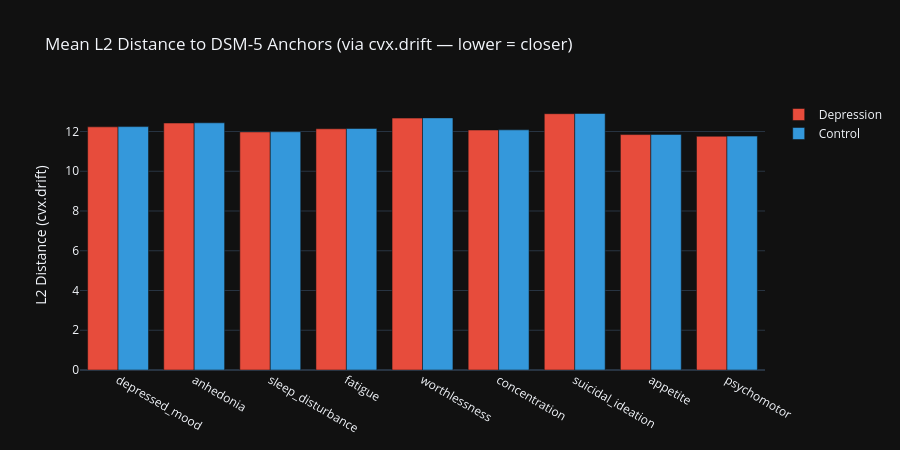

Notebook cell for this chart:
### Code cell
# Visualize: which anchors are closest to depression vs control?
mean_cols = [c for c in df_feats.columns if c.endswith('_l2_mean') and c != 'healthy_l2_mean']
anchor_names = [c.replace('_l2_mean', '') for c in mean_cols]

dep_means = df_feats.loc[y == 1, mean_cols].mean()
ctl_means = df_feats.loc[y == 0, mean_cols].mean()

fig = go.Figure()
fig.add_trace(go.Bar(x=anchor_names, y=dep_means.values, name='Depression', marker_color=C_DEP))
fig.add_trace(go.Bar(x=anchor_names, y=ctl_means.values, name='Control', marker_color=C_CTL))
fig.update_layout(
    title='Mean L2 Distance to DSM-5 Anchors (via cvx.drift — lower = closer)',
    yaxis_title='L2 Distance (cvx.drift)', barmode='group',
    width=900, height=450, template='plotly_dark',
)
fig.show()

### Figure 1 — Plotly figure (JSON) as saved in the notebook; plotly's stock layout.template omitted (floating-point values rounded to 4 significant figures)
{"data": [{"marker": {"color": "#e74c3c"}, "name": "Depression", "type": "bar", "x": ["depressed_mood", "anhedonia", "sleep_disturbance", "fatigue", "worthlessness", "concentration", "suicidal_ideation", "appetite", "psychomotor"], "y": [12.23, 12.43, 11.98, 12.14, 12.67, 12.07, 12.9, 11.85, 11.76]}, {"marker": {"color": "#3498db"}, "name": "Control", "type": "bar", "x": ["depressed_mood", "anhedonia", "sleep_disturbance", "fatigue", "worthlessness", "concentration", "suicidal_ideation", "appetite", "psychomotor"], "y": [12.25, 12.44, 11.99, 12.15, 12.69, 12.08, 12.91, 11.85, 11.77]}], "layout": {"barmode": "group", "height": 450, "title": {"text": "Mean L2 Distance to DSM-5 Anchors (via cvx.drift — lower = closer)"}, "width": 900, "yaxis": {"title": {"text": "L2 Distance (cvx.drift)"}}}}
